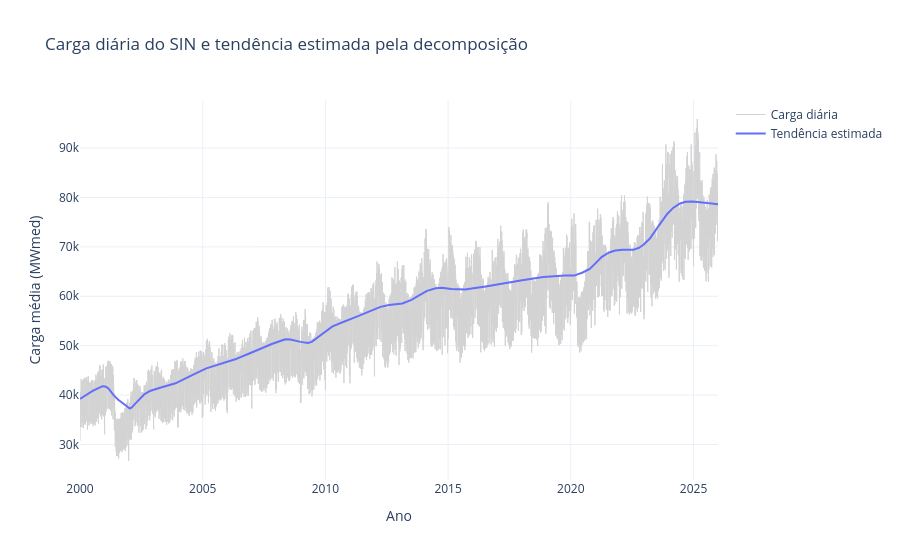

Notebook source saved alongside this figure:
### Markdown cell above
- O resultado apresenta duas colunas sazonais: 'seasonal_7' e 'seasonal_365'. Isso confirma que o procedimento separou os ciclos semanal e anual solicitados.

- Primeiro, serão comparados os valores observados com a tendência estimada para todo o período.

### Code cell
fig = go.Figure()

fig.add_trace(
    go.Scatter(
        x=daily_series.index,
        y=daily_series,
        name='Carga diária',
        line=dict(color='lightgray', width=1)
    )
)

fig.add_trace(
    go.Scatter(
        x=decomposition.trend.index,
        y=decomposition.trend,
        name='Tendência estimada',
        line=dict(color='#636EFA', width=2)
    )
)

fig.update_layout(
    title='Carga diária do SIN e tendência estimada pela decomposição',
    xaxis_title='Ano',
    yaxis_title='Carga média (MWmed)',
    hovermode='x unified'
)
fig.show()

### Figure 1 — Plotly figure (JSON) as saved in the notebook; plotly's stock layout.template omitted (floating-point values rounded to 4 significant figures; data arrays with more than 128 entries replaced by an {"elided": "..."} marker saying what was removed)
{"data": [{"line": {"color": "lightgray", "width": 1}, "name": "Carga diária", "type": "scatter", "x": {"elided": "9497 str values"}, "y": {"elided": "9497 float values"}}, {"line": {"color": "#636EFA", "width": 2}, "name": "Tendência estimada", "type": "scatter", "x": {"elided": "9497 str values"}, "y": {"elided": "9497 float values"}}], "layout": {"hovermode": "x unified", "title": {"text": "Carga diária do SIN e tendência estimada pela decomposição"}, "xaxis": {"title": {"text": "Ano"}}, "yaxis": {"title": {"text": "Carga média (MWmed)"}}}}
